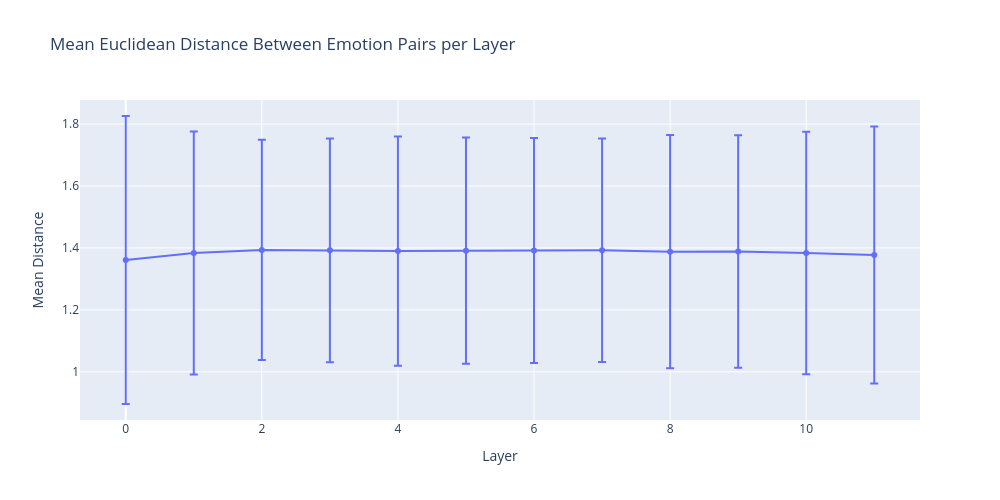

Write notebook code for a chart like this one.
### Code cell
# Per-layer analysis: How do distances vary across layers?
layer_distances = []

for layer_val in sorted(df_vectors['layer'].unique()):
    layer_mask = df_vectors['layer'] == layer_val
    layer_indices = df_vectors[layer_mask].index.tolist()
    
    if len(layer_indices) > 1:
        layer_dist = dist_matrix[np.ix_(layer_indices, layer_indices)]
        # Get upper triangle distances (exclude diagonal)
        upper_dist = layer_dist[np.triu_indices_from(layer_dist, k=1)]
        
        layer_distances.append({
            'layer': int(layer_val),
            'mean_distance': upper_dist.mean(),
            'std_distance': upper_dist.std(),
            'min_distance': upper_dist.min(),
            'max_distance': upper_dist.max()
        })

df_layer_dist = pd.DataFrame(layer_distances)

# Plot distance statistics per layer
fig = px.line(
    df_layer_dist,
    x='layer',
    y='mean_distance',
    error_y='std_distance',
    markers=True,
    title='Mean Euclidean Distance Between Emotion Pairs per Layer',
    labels={'layer': 'Layer', 'mean_distance': 'Mean Distance'},
    height=500,
    width=1000
)
fig.show()

print("\nLayer-wise distance statistics:")
print(df_layer_dist)

### Figure 1 — Plotly figure (JSON) as saved in the notebook; plotly's stock layout.template omitted (floating-point values rounded to 4 significant figures)
{"data": [{"error_y": {"array": [0.465, 0.3925, 0.3557, 0.3615, 0.3703, 0.365, 0.3629, 0.3609, 0.3767, 0.3752, 0.3916, 0.415]}, "hovertemplate": "Layer=%{x}<br>Mean Distance=%{y}<extra></extra>", "legendgroup": "", "line": {"color": "#636efa", "dash": "solid"}, "marker": {"symbol": "circle"}, "mode": "lines+markers", "name": "", "orientation": "v", "showlegend": false, "type": "scatter", "x": [0, 1, 2, 3, 4, 5, 6, 7, 8, 9, 10, 11], "xaxis": "x", "y": [1.361, 1.384, 1.394, 1.392, 1.39, 1.391, 1.392, 1.392, 1.388, 1.389, 1.384, 1.377], "yaxis": "y"}], "layout": {"height": 500, "legend": {"tracegroupgap": 0}, "title": {"text": "Mean Euclidean Distance Between Emotion Pairs per Layer"}, "width": 1000, "xaxis": {"anchor": "y", "domain": [0, 1], "title": {"text": "Layer"}}, "yaxis": {"anchor": "x", "domain": [0, 1], "title": {"text": "Mean Distance"}}}}
